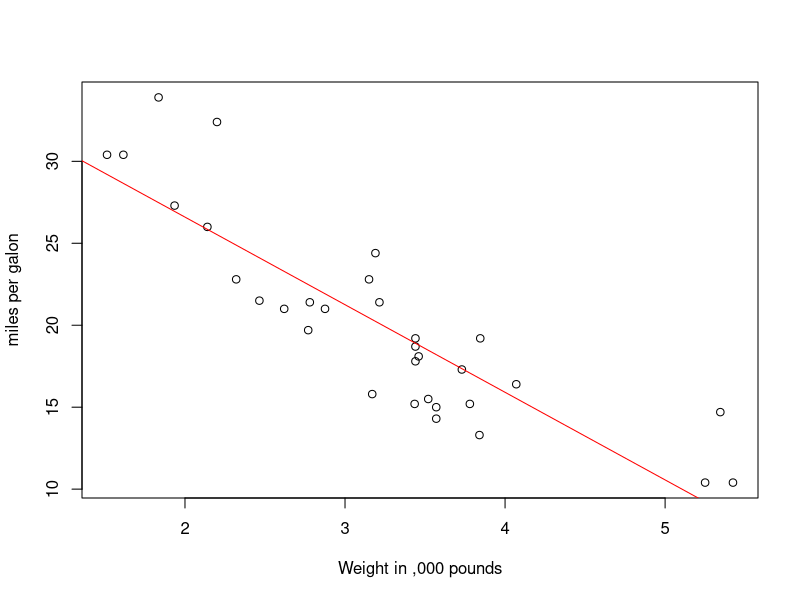

The R source for this figure:
## ---- chunk 1
cat("Cadilac: 15000 miles -> ", round(15000/10.9,0), "galons. Annual cost:", round(2.9*15000/10.9,0), " USD" )
cat("Toyota: 15000 miles -> ", round(15000/30,0), "galons. Annual cost:", round(2.9*15000/30,0), " USD" )
cat("SAVINGS PER YEAR: ", round(2.9*15000/10.9 - 2.9*15000/30,0), "USD")
## ---- chunk 2
fit <- lm(mpg ~ wt, data = mtcars)
with(mtcars, plot(mpg ~ wt, xlab = "Weight in ,000 pounds", ylab = "miles per galon"))
abline(fit, col= "red")
